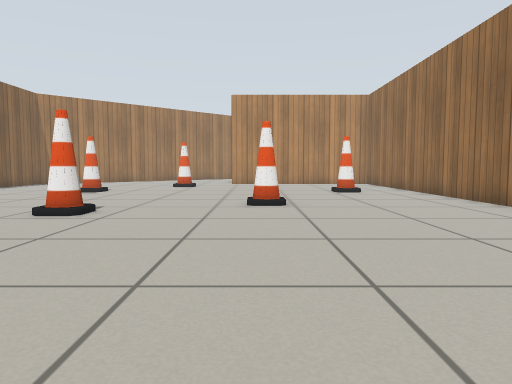
View 1 (above)

16 first-person views from a walk through a world built for the Gazebo simulator. The camera is 0.5 m above the floor, tilts 4° down and sees 70° across. The floor is counted in squares, 0.5 m on a side. Each view is taken from the middle of a square. On the plan, view 1 faces up. The plan holds only what a view shows up to about 13 squares ahead; the rest is blank. Robots are left out. Simple patterns stand in for the simulator's built-in surfaces.

View 2
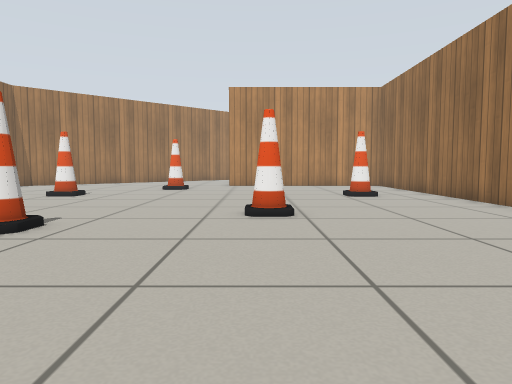

View 3
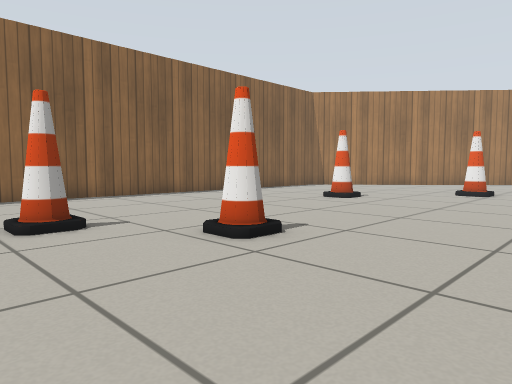

View 4
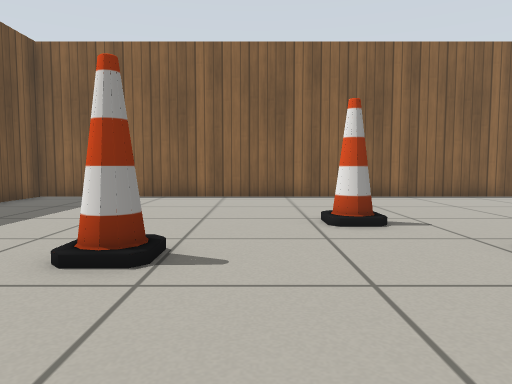

View 5
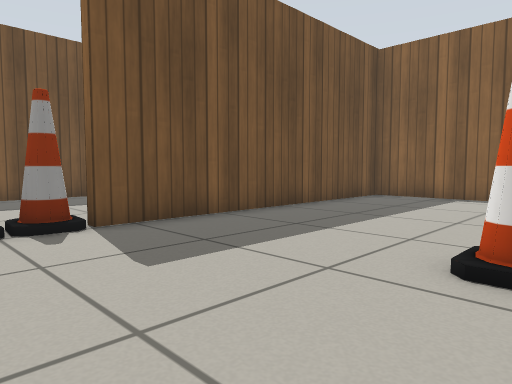

View 6
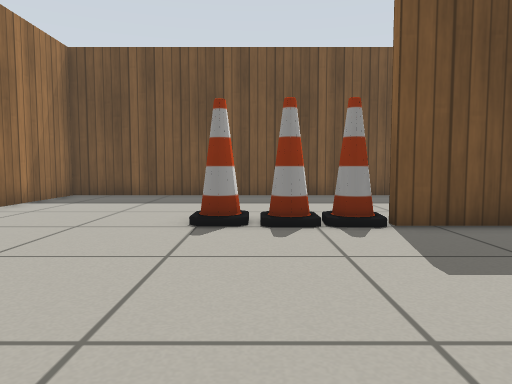

View 7
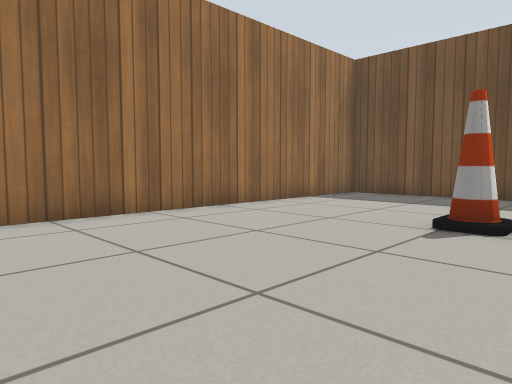

View 8
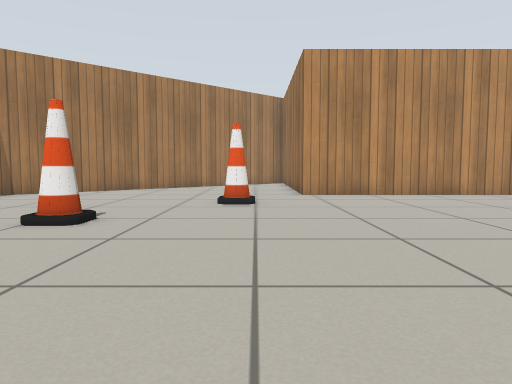

View 9
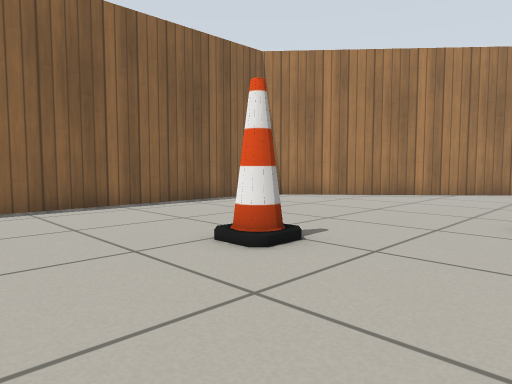

View 10
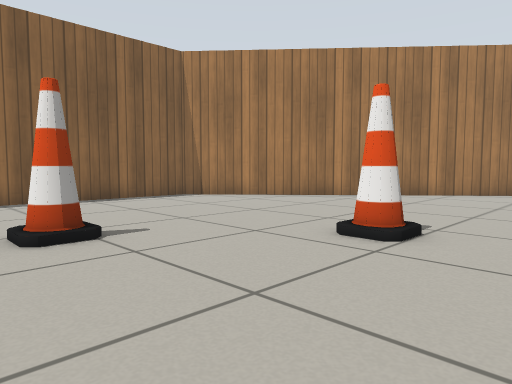

View 11
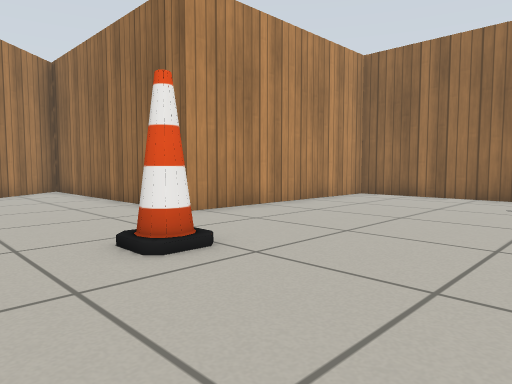

View 12
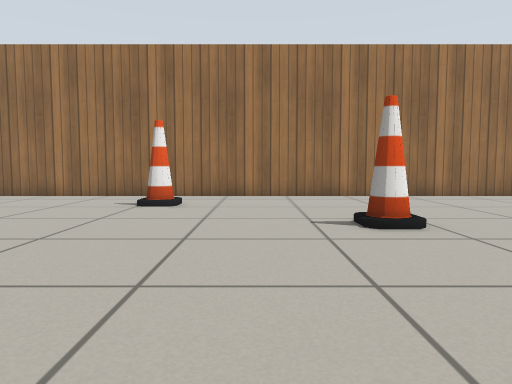

View 13
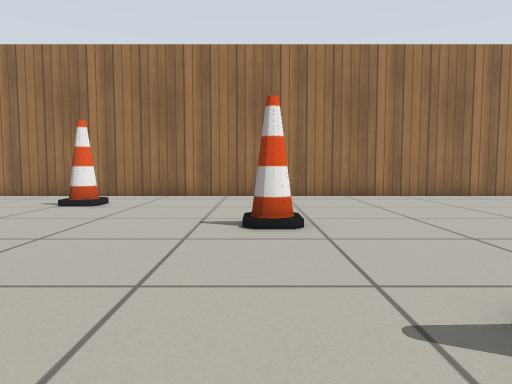

View 14
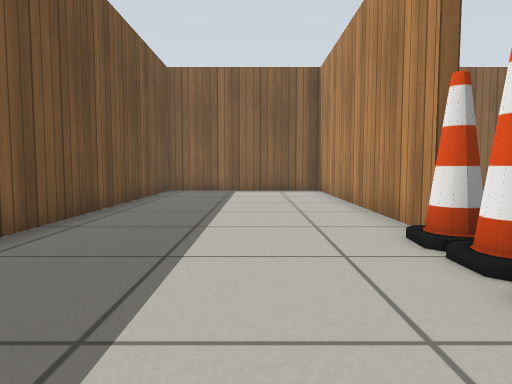

View 15
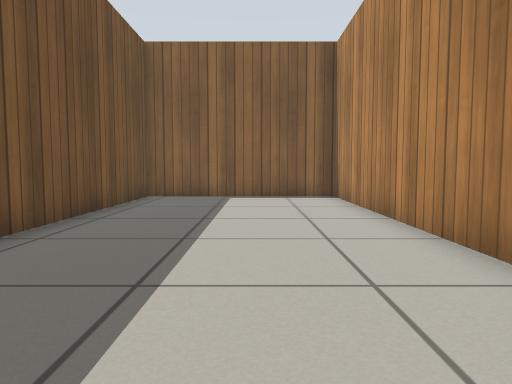

View 16
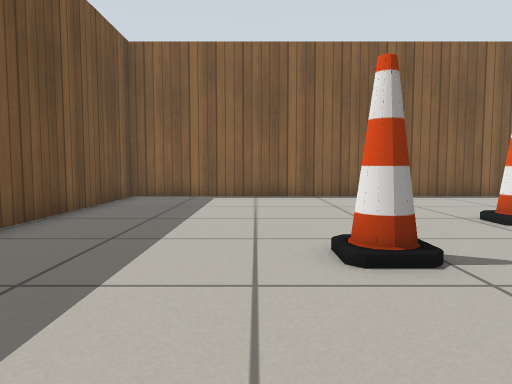

### Floor plan
Points are (right, up) in squares from view 1. A wall is a line through its corners. A room is listed if a view was taken in it or the views show most of it. See-through windows are left out.
Room 1 (views 1, 2, 3, 4, 5, 6, 7, 8, 9, 10, 11, 12, 13, 14, 15, 16)
walls: (-2.4, -3.4) (-12.1, -3.4) (-12.1, -9.6) (6.3, -9.6) (6.3, 20.8); (6, 20.8) (-1.4, 20.8) (-1.4, 28.1); (-2.3, 29) (-12.1, 20.4) (-12.1, -3.1) (-2.4, -3.1)
objects: cone (-7, 6) to (-6, 6); cone (-7, 15) to (-6, 15); cone (-4, 2); cone (-4, 8); cone (-4, 18) to (-3, 18); cone (-2, -3); cone (-1, -3); cone (0, 10); cone (1, -3); cone (4, 14) to (4, 15)

Positions as (right, up) in squares from view 1, and headings:
1: (0, 0), facing up
2: (0, 2), facing up
3: (0, 4), facing up-left
4: (0, 4), facing left
5: (0, 3), facing down-left
6: (0, 3), facing down
7: (-1, 3), facing down-right
8: (-3, 8), facing up
9: (-3, 11), facing up-left
10: (-1, 13), facing up-left
11: (-6, 14), facing up-right
12: (-6, 12), facing right
13: (-6, 10), facing right
14: (3, -6), facing left
15: (0, -6), facing left
16: (0, 1), facing left
